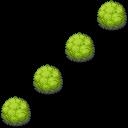

This game map was drawn from its Tiled (.tmx) file and the tilesets committed beside it. A one-line description and the full map source follow:
An orthogonal 4x4 tile map with 32x32 px tiles, 2 tile layers (ground0, ground1).

<map version="1.8" tiledversion="1.8.5" orientation="orthogonal" renderorder="right-down" width="4" height="4" tilewidth="32" tileheight="32" infinite="0" nextlayerid="4" nextobjectid="1">
 <tileset firstgid="1" source="ressources/spritesheets/[Base]BaseChip_pipo.tsx" />
 <layer id="3" name="ground0" width="4" height="4">
  <data encoding="csv">
0,0,0,0,
0,0,0,0,
0,0,0,0,
0,0,0,0
</data>
 </layer>
 <layer id="1" name="ground1" width="4" height="4">
  <data encoding="csv">
0,0,0,41,
0,0,41,0,
0,41,0,0,
41,0,0,0
</data>
 </layer>
</map>
